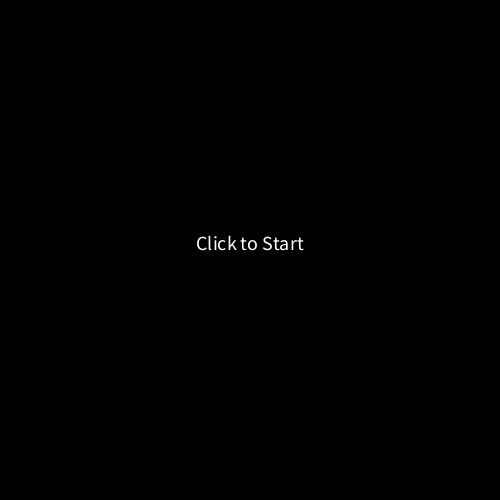
Frame 1 (no input)
Frame 60 (the mouse pressed at the canvas centre just before this capture): identical to frame 1, image omitted
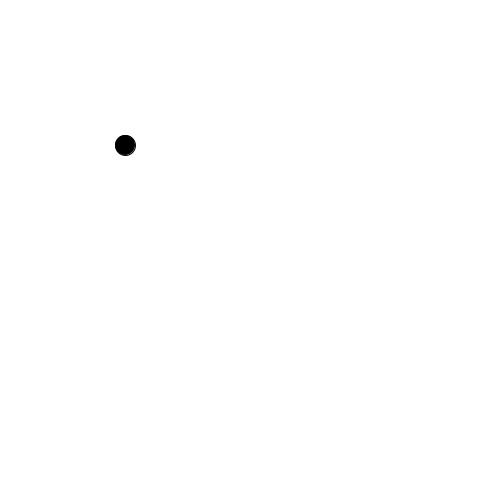
Frame 120 (the mouse held since frame 60 and released just before this capture)

The Processing sketch that drew these frames (run headless with seeded random() and noise(); from frame 60 on, the mouse is pressed at the canvas centre):

// Processing sketch: Recoil
// ── Recoil.pde
int gameState = 0;
int ballX, ballY;
int ballSize = 20;
int ballColor = color(0);


float gravity = 1;
float ballSpeedVert = 0;
float airFriction = 0.0001;
float friction = 0.1;

void setup() {
  size(500, 500);
  ballX = width / 4;
  ballY = height / 5;
}

void draw() {
  if (gameState == 0) {
    initScreen();
  } else if (gameState == 1) {
    gameScreen();
  } else if (gameState == 2) {
    gameOverScreen();
  }
}

void initScreen() {
  background(0);
  textAlign(CENTER);
  textSize(20);
  text("Click to Start", height / 2, width / 2);
}
void gameScreen() {
  background(255);
  drawBall();
  applyGravity();
  keepInScreen();
}
void gameOverScreen() {

}

public void mousePressed() {
  if (gameState == 0) {
    startGame();
  }
}

void startGame() {
  gameState = 1;
}

void drawBall() {
  fill(ballColor);
  ellipse(ballX, ballY, ballSize, ballSize);
}

void applyGravity() {
  ballSpeedVert += gravity;
  ballY += ballSpeedVert;
  ballSpeedVert -= (ballSpeedVert * airFriction);
}

void keepInScreen() {
  if (ballY + (ballSize / 2) > height) {
    ballY = height - (ballSize / 2);
    ballSpeedVert *= -1;
    ballSpeedVert -= (ballSpeedVert * friction);
  }
  if (ballY + (ballSize / 2) < 0) {
    ballY = 0 + (ballSize / 2);
    ballSpeedVert *= -1;
    ballSpeedVert -= (ballSpeedVert * friction);
  }
}
